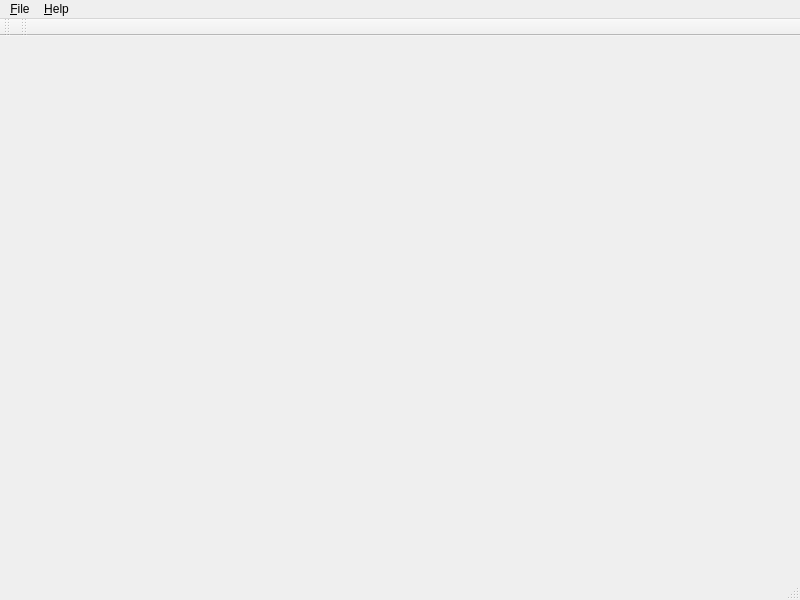
<?xml version="1.0" encoding="UTF-8"?>
<ui version="4.0">
 <class>MainWindow</class>
 <widget class="QMainWindow" name="MainWindow">
  <property name="geometry">
   <rect>
    <x>0</x>
    <y>0</y>
    <width>800</width>
    <height>600</height>
   </rect>
  </property>
  <property name="windowTitle">
   <string>MainWindow</string>
  </property>
  <widget class="QWidget" name="centralwidget"/>
  <widget class="QMenuBar" name="menubar">
   <property name="geometry">
    <rect>
     <x>0</x>
     <y>0</y>
     <width>800</width>
     <height>27</height>
    </rect>
   </property>
   <widget class="QMenu" name="menuFile">
    <property name="title">
     <string>&amp;File</string>
    </property>
    <addaction name="actionOpen"/>
    <addaction name="actionOpen_Reference"/>
    <addaction name="separator"/>
    <addaction name="actionQuit"/>
   </widget>
   <widget class="QMenu" name="menuHelp">
    <property name="title">
     <string>&amp;Help</string>
    </property>
    <addaction name="actionAbout"/>
   </widget>
   <addaction name="menuFile"/>
   <addaction name="menuHelp"/>
  </widget>
  <widget class="QStatusBar" name="statusbar"/>
  <widget class="QToolBar" name="toolBar">
   <property name="windowTitle">
    <string>toolBar</string>
   </property>
   <attribute name="toolBarArea">
    <enum>TopToolBarArea</enum>
   </attribute>
   <attribute name="toolBarBreak">
    <bool>false</bool>
   </attribute>
  </widget>
  <widget class="QToolBar" name="toolBar_2">
   <property name="windowTitle">
    <string>toolBar_2</string>
   </property>
   <attribute name="toolBarArea">
    <enum>TopToolBarArea</enum>
   </attribute>
   <attribute name="toolBarBreak">
    <bool>false</bool>
   </attribute>
  </widget>
  <action name="actionAbout">
   <property name="text">
    <string>&amp;About</string>
   </property>
  </action>
  <action name="actionOpen">
   <property name="text">
    <string>&amp;Open...</string>
   </property>
  </action>
  <action name="actionQuit">
   <property name="text">
    <string>&amp;Quit</string>
   </property>
  </action>
  <action name="actionOpen_Reference">
   <property name="text">
    <string>Open &amp;Reference...</string>
   </property>
  </action>
 </widget>
 <resources/>
 <connections>
  <connection>
   <sender>actionOpen</sender>
   <signal>triggered()</signal>
   <receiver>MainWindow</receiver>
   <slot>openDataFile()</slot>
   <hints>
    <hint type="sourcelabel">
     <x>-1</x>
     <y>-1</y>
    </hint>
    <hint type="destinationlabel">
     <x>399</x>
     <y>299</y>
    </hint>
   </hints>
  </connection>
  <connection>
   <sender>actionOpen_Reference</sender>
   <signal>triggered()</signal>
   <receiver>MainWindow</receiver>
   <slot>openReferenceFile()</slot>
   <hints>
    <hint type="sourcelabel">
     <x>-1</x>
     <y>-1</y>
    </hint>
    <hint type="destinationlabel">
     <x>399</x>
     <y>299</y>
    </hint>
   </hints>
  </connection>
 </connections>
 <slots>
  <slot>openDataFile()</slot>
  <slot>openReferenceFile()</slot>
 </slots>
</ui>
